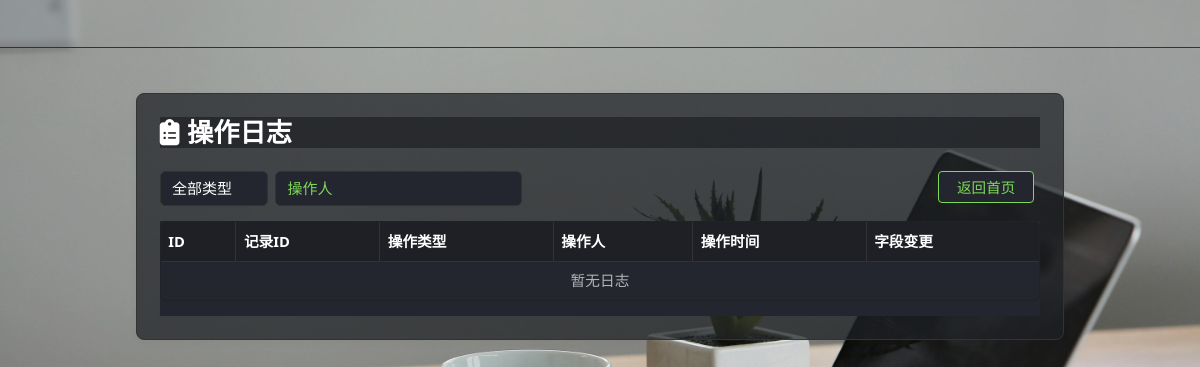
The app's page /operation_logs (signed in), older data.
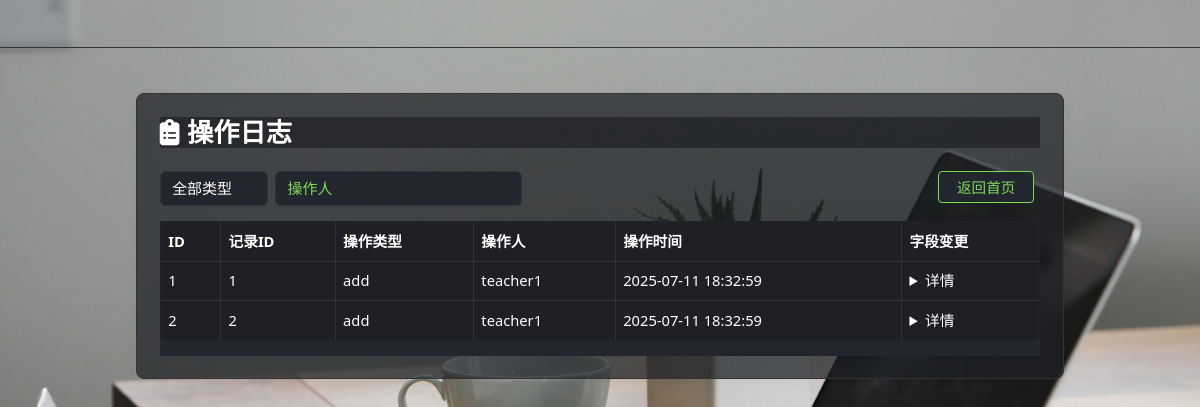
The same page, newer data.
### tables this page shows
CREATE TABLE record_log (
    id INTEGER PRIMARY KEY AUTOINCREMENT,
    record_id INTEGER,
    operation_type TEXT NOT NULL, -- add/edit/delete
    operator TEXT NOT NULL,
    operation_time TEXT NOT NULL,
    before_content TEXT,
    after_content TEXT,
    FOREIGN KEY(record_id) REFERENCES record(id)
);

### app.py (the view)
@app.route('/operation_logs')
@admin_required
def operation_logs():
    conn = get_db_connection()
    logs = conn.execute('''
        SELECT l.*, u.username as operator_name FROM record_log l LEFT JOIN user u ON l.operator = u.username ORDER BY l.operation_time DESC
    ''').fetchall()
    conn.close()
    return render_template('operation_logs.html', logs=logs)

### app.py (called while the page is built)
def get_db_connection():
    db_path = os.path.abspath('school.db')
    print('数据库绝对路径:', db_path)
    conn = sqlite3.connect('school.db')
    conn.row_factory = sqlite3.Row
    return conn

def admin_required(f):
    @wraps(f)
    def decorated_function(*args, **kwargs):
        if 'user_id' not in session:
            return redirect(url_for('login'))
        if session.get('username') != 'admin':
            flash('无权限访问，请联系管理员')
            return redirect(url_for('index'))
        return f(*args, **kwargs)
    return decorated_function

### templates/operation_logs.html (shortened to what this page needs)
<!DOCTYPE html>
<html lang="zh-CN">
<head>
    <link rel="stylesheet" href="https://cdn.jsdelivr.net/npm/bootstrap@5.3.3/dist/css/bootstrap.min.css">
    <link rel="stylesheet" href="https://cdn.jsdelivr.net/npm/@fortawesome/fontawesome-free@6.5.2/css/all.min.css">
    <link rel="stylesheet" href="{{ url_for('static', filename='custom.css') }}">
</head>
<body class="main-bg dark">
    <nav class="navbar navbar-expand-lg navbar-dark mb-4">
    </nav>
    <div class="container">
        <div class="row justify-content-center">
            <div class="col-12 col-lg-10">
                <div class="card p-4 my-4">
                    <h3 class="mb-4"><i class="fas fa-clipboard-list me-2"></i>操作日志</h3>
                    <div class="mb-3 d-flex flex-wrap gap-2">
                        <select class="form-select w-auto" id="typeFilter" onchange="filterLogs()">
                            <option value="">全部类型</option>
                        </select>
                        <input class="form-control w-auto" id="userFilter" placeholder="操作人" oninput="filterLogs()">
                        <button class="btn btn-secondary ms-auto" onclick="location.href='{{ url_for('index') }}'">返回首页</button>
                    </div>
                    <div class="table-responsive">
                        <table class="table table-bordered table-hover">
                            <thead>
                                <tr>
                                    <th>ID</th>
                                    <th>记录ID</th>
                                    <th>操作类型</th>
                                    <th>操作人</th>
                                    <th>操作时间</th>
                                    <th>字段变更</th>
                                </tr>
                            </thead>
                            <tbody>
                            {% for log in logs %}
                                <tr>
                                    <td>{{ log.id }}</td>
                                    <td>{{ log.record_id }}</td>
                                    <td>{{ log.operation_type }}</td>
                                    <td>{{ log.operator }}</td>
                                    <td>{{ log.operation_time }}</td>
                                    <td>
                                        <details>
                                            <summary>详情</summary>
                                        </details>
                                    </td>
                                </tr>
                            {% endfor %}
                            {% if logs|length == 0 %}
                            <tr><td colspan="6" class="text-center text-muted">暂无日志</td></tr>
                            {% endif %}
                            </tbody>
                        </table>
                    </div>
                </div>
            </div>
        </div>
    </div>
</body>
</html>

Row changes from the older to the newer data that the page shows:
added record_log: id "1", record_id "1", operation_type "add", operator "teacher1", operation_time "2025-07-11 18:32:59"
added record_log: id "2", record_id "2", operation_type "add", operator "teacher1", operation_time "2025-07-11 18:32:59"
Text that changed along with them:
text no longer shown: "暂无日志"
